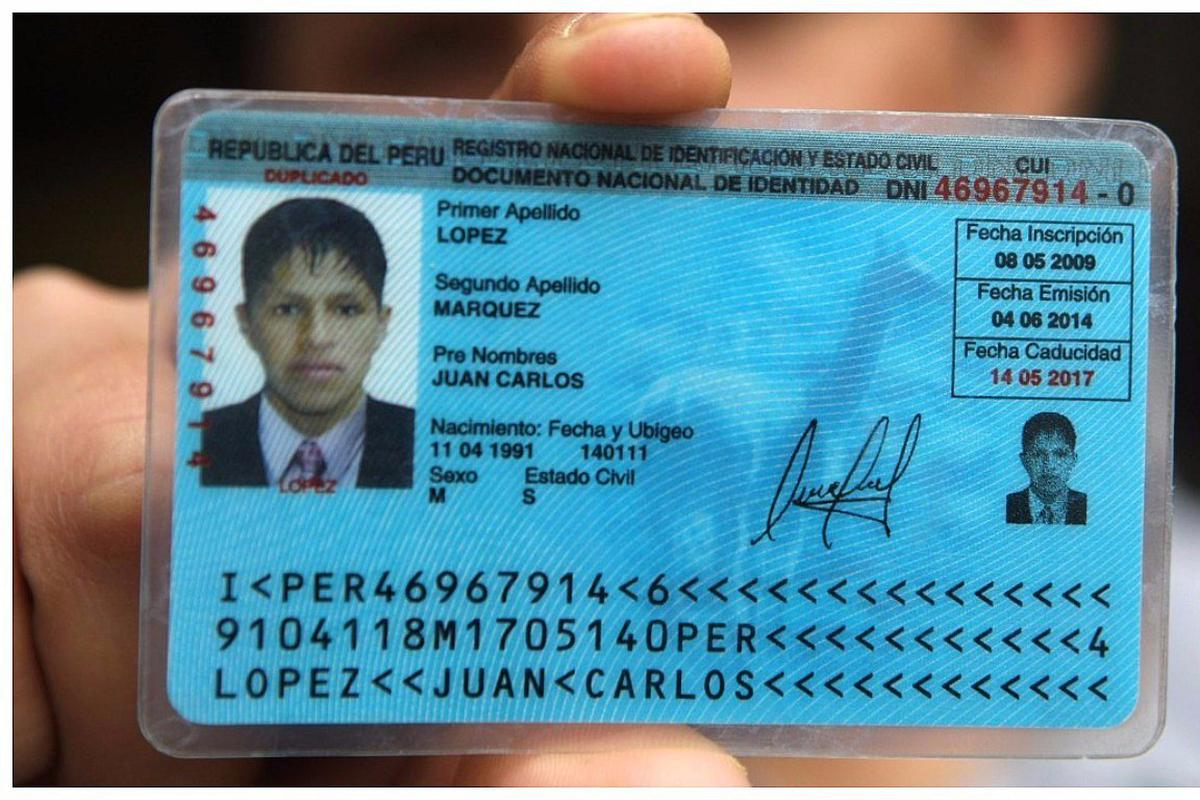
#> input picture Semana1/notebooks/resources/dni_ejemplo.jpg, 1200 x 800 px, found by its file name
$ jupyter execute --allow-errors Tesseract.ipynb   (shell and % lines are left out)
#> lines starting #> are read from the running program, lines starting #| are printed output that depends on the picture
# Instalación de Tesseract

# Identificación de texto en DNI

[cell 1]
import pytesseract
from pytesseract import Output
import cv2
from glob import glob
from PIL import Image

[cell 2]
filename = "dni_ejemplo.jpg"
image = cv2.imread(filename)
#> image is the input picture: shape (800, 1200, 3); mean B, G, R 149.4, 134.9, 93.4
gray = cv2.cvtColor(image, cv2.COLOR_BGR2GRAY)
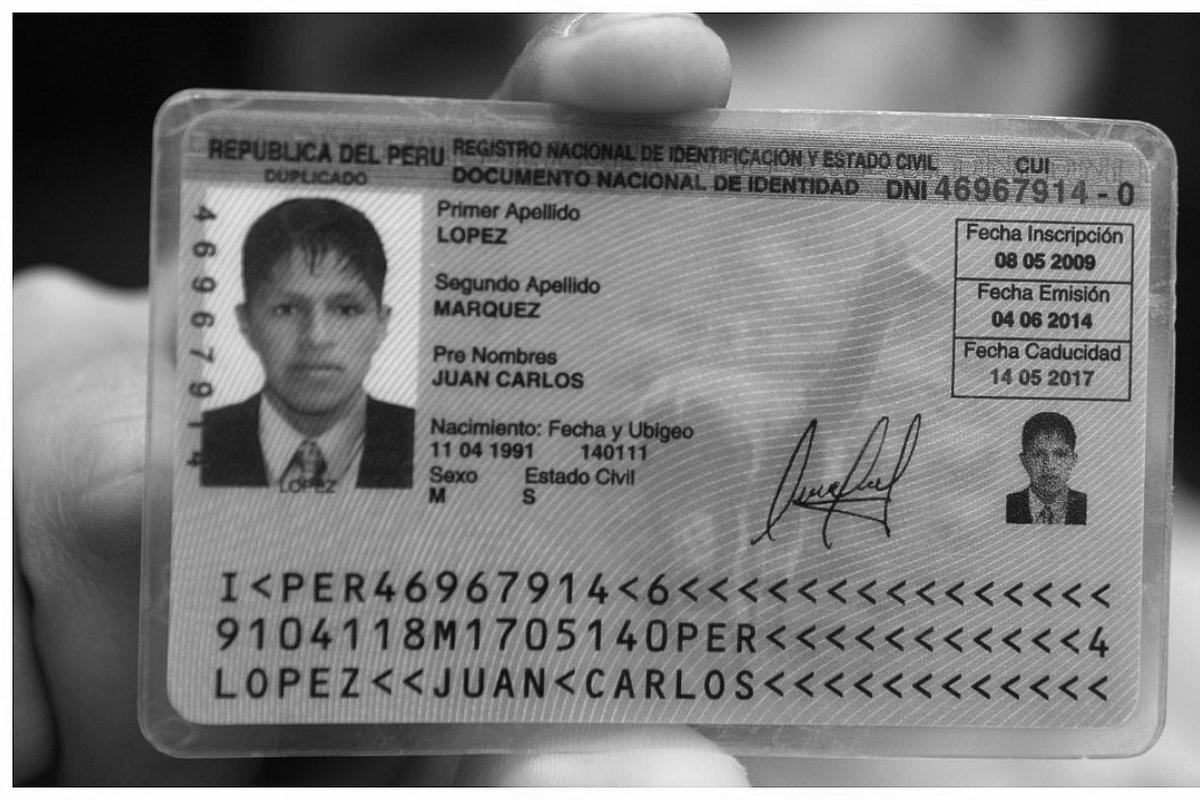
#> gray: shape (800, 1200); min 0, max 255, mean 124.2
